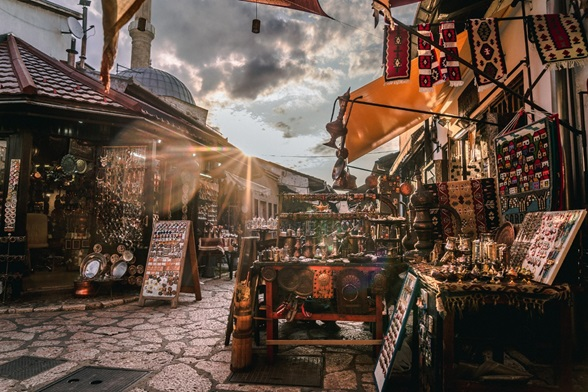
#> input picture III-year/#archived/python/tasks/Новички/Кутырин/Задание3/NumPy/sarajevo.jpg, 588 x 392 px
$ python NumPy.py
#> lines starting #> are read from the running program, lines starting #| are printed output that depends on the picture
import cv2
from matplotlib import pyplot as plt
I = cv2.imread('sarajevo.jpg')[:, :, ::-1]
plt.figure(num=None, figsize=(15, 15), dpi=80, facecolor='w', edgecolor='k')
plt.imshow(I)
plt.show()

I_ = I.reshape(I.shape[0] // 2, 2, I.shape[1] // 2, 2, -1)
print(I_.shape)
#| (196, 2, 294, 2, 3)
plt.figure(num=None, figsize=(10, 10), dpi=80, facecolor='w', edgecolor='k')
plt.imshow(I_[:, 0, :, 0])
plt.show()
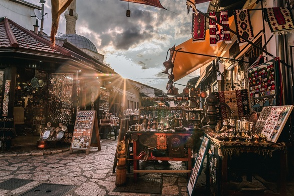
#> shown: shape (196, 294, 3); mean R, G, B 97.4, 78.7, 67.4

I_ = cv2.transpose(I, (1, 0, 2))
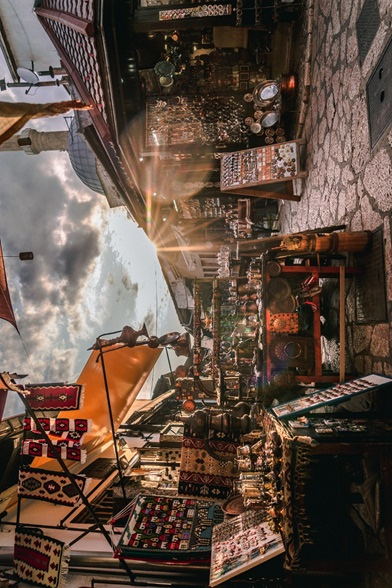
#> I_: shape (588, 392, 3); mean R, G, B 97.3, 78.7, 67.3
plt.figure(num=None, figsize=(15, 15), dpi=80, facecolor='w', edgecolor='k')
plt.imshow(I_)
plt.show()

import numpy as np
I = cv2.imread('sarajevo.jpg')[:, :, ::-1]
I_ = I.reshape(I.shape[0] // 2, 2, I.shape[1] // 2, 2, -1)

Ih = np.hstack((I_[:, 0, :, 0], I_[:, 0, :, 1]))
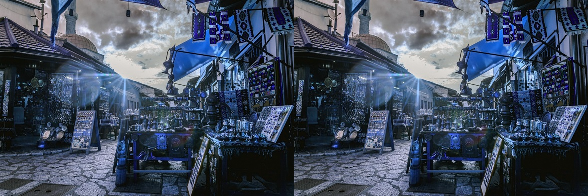
#> Ih: shape (196, 588, 3); mean of channels 0, 1, 2 97.3, 78.7, 67.3; drawn as B, G, R
Iv = np.vstack((I_[:, 0, :, 0], I_[:, 1, :, 0]))
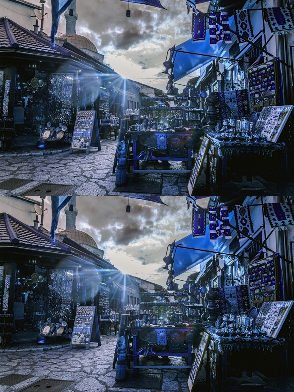
#> Iv: shape (392, 294, 3); mean of channels 0, 1, 2 97.3, 78.7, 67.4; drawn as B, G, R

plt.figure(num=None, figsize=(10, 10), dpi=80, facecolor='w', edgecolor='k')
plt.imshow(Ih)
plt.show()

plt.figure(num=None, figsize=(10, 10), dpi=80, facecolor='w', edgecolor='k')
plt.imshow(Iv)
plt.show()


I0 = cv2.imread('sarajevo.jpg')[:, :, ::-1]
I1 = I.reshape(I.shape[0] // 2, 2, I.shape[1] // 2, 2, -1)[:, 0, :, 0]

I2 = np.repeat(I1, 2)
I3 = I2.reshape(I1.shape[0], I1.shape[1], I1.shape[2], -1)
I4 = np.transpose(I3, (0, 3, 1, 2))
I5 = I4.reshape(-1, I1.shape[1], I1.shape[2])
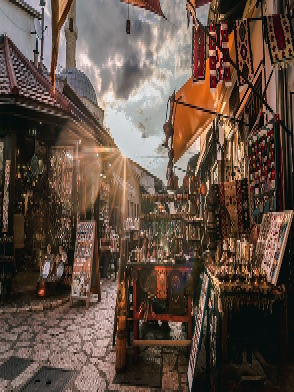
#> I5: shape (392, 294, 3); mean R, G, B 97.4, 78.7, 67.4

print('I0', I0.shape)
#| I0 (392, 588, 3)
print('I1', I1.shape)
#| I1 (196, 294, 3)
print('I2', I2.shape)
#| I2 (345744,)
print('I3', I3.shape)
#| I3 (196, 294, 3, 2)
print('I4', I4.shape)
#| I4 (196, 2, 294, 3)
print('I5', I5.shape)
#| I5 (392, 294, 3)

plt.figure(num=None, figsize=(10, 10), dpi=80, facecolor='w', edgecolor='k')
plt.imshow(I5)
plt.show()

def smooth(I):

    J = I.copy()

    J[1:-1] = (J[1:-1] // 2 + J[:-2] // 4 + J[2:] // 4)
    J[:, 1:-1] = (J[:, 1:-1] // 2 + J[:, :-2] // 4 + J[:, 2:] // 4)

    return J
    I_noise = cv2.imread('sarajevo_noise.jpg')
    I_denoise_1 = smooth(I_noise)
    I_denoise_2 = smooth(I_denoise_1)
    I_denoise_3 = smooth(I_denoise_2)

    cv2.imwrite('sarajevo_denoise_1.jpg', I_denoise_1)
    cv2.imwrite('sarajevo_denoise_2.jpg', I_denoise_2)
    cv2.imwrite('sarajevo_denoise_3.jpg', I_denoise_3)


M = np.zeros((11, 11))
M[5, 5] = 255

M1 = smooth(M)
M2 = smooth(M1)
M3 = smooth(M2)

plt.subplot(1, 3, 1)
plt.imshow(M1)
plt.subplot(1, 3, 2)
plt.imshow(M2)
plt.subplot(1, 3, 3)
plt.imshow(M3)
plt.show()
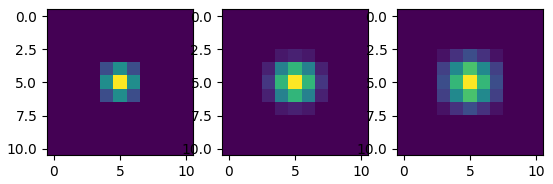
#> figure drawn by matplotlib, 3 panels
